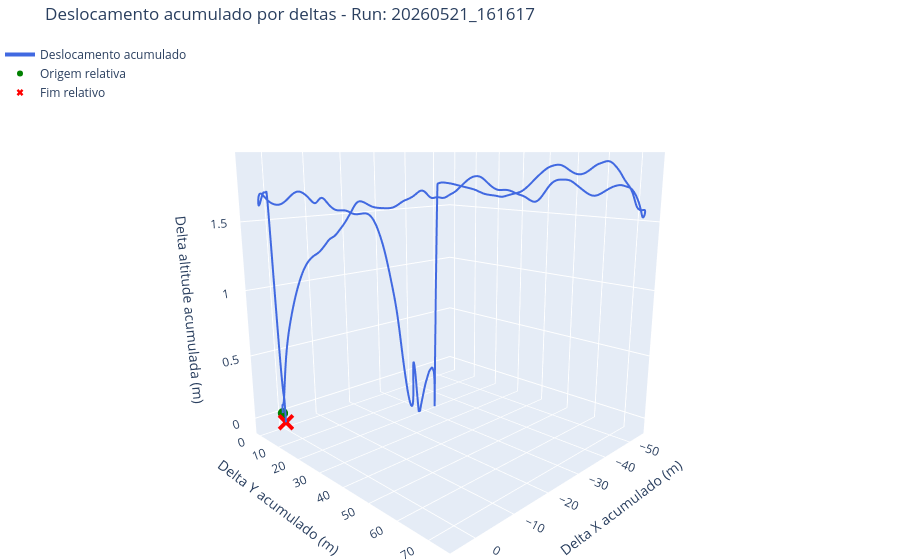
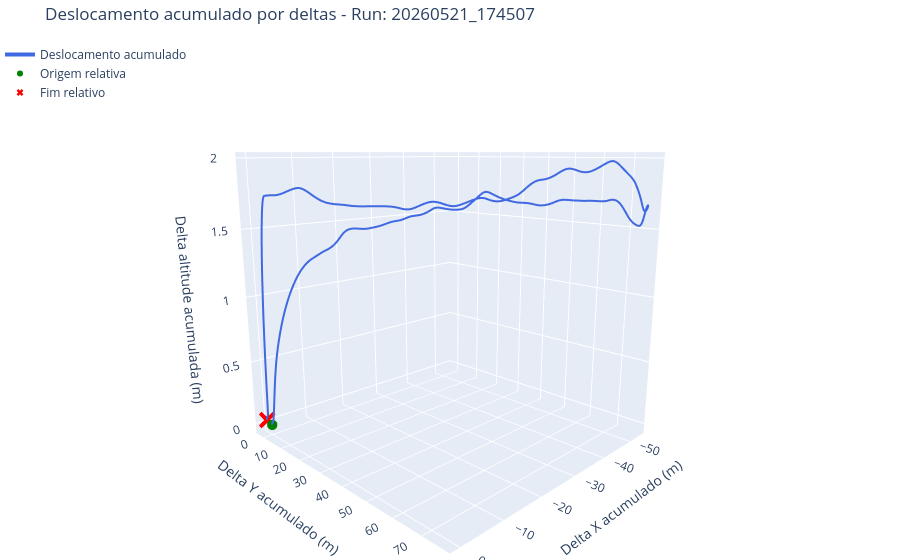
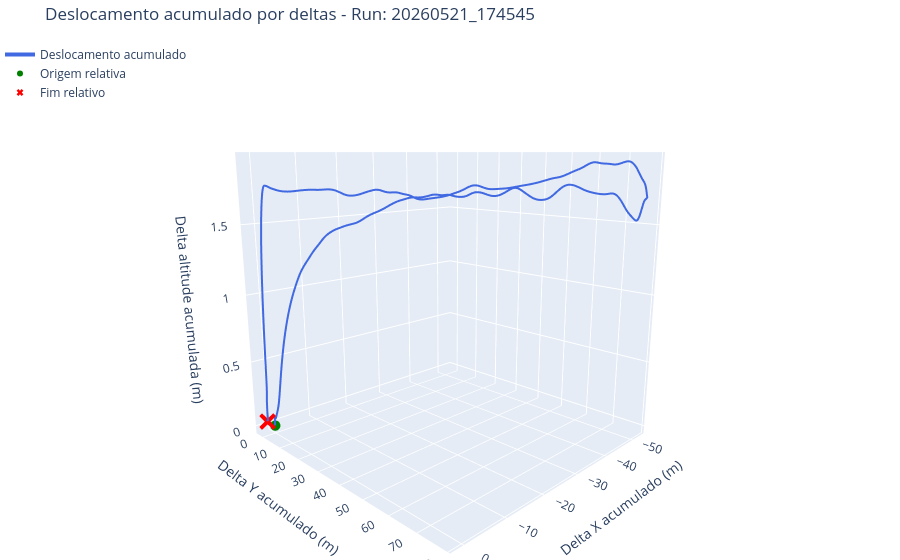
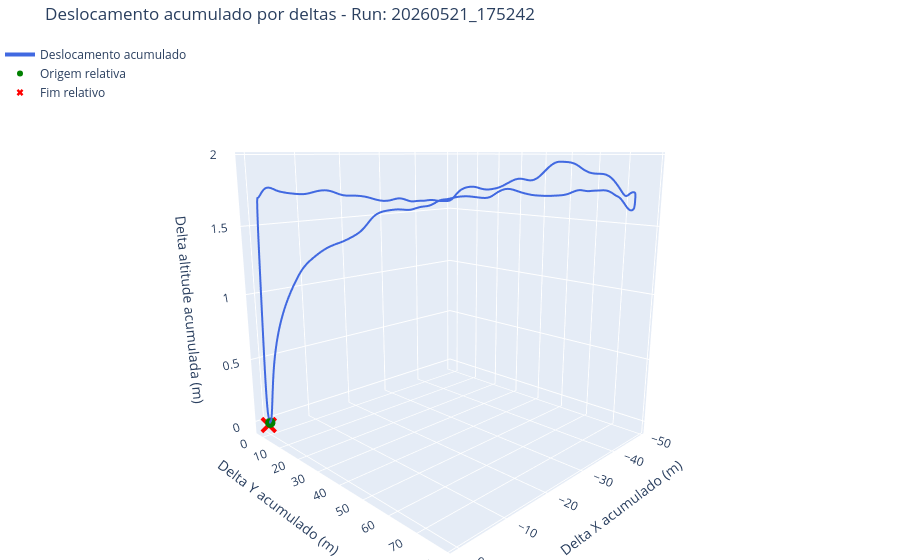

The notebook cell these images were saved under, in order:
### Markdown cell above
### Deslocamento acumulado relativo

### Code cell
for caminho, df in zip(caminhos_ficheiros, lista_dfs):
    timestamp = caminho.parent.name.replace("voo_teste_", "")
    fig_3d = go.Figure()
    fig_3d.add_trace(go.Scatter3d(x=df["x_rel"], y=df["y_rel"], z=df["altitude_rel"], mode="lines", line=dict(color="royalblue", width=4), name="Deslocamento acumulado"))
    fig_3d.add_trace(go.Scatter3d(x=[0.0], y=[0.0], z=[0.0], mode="markers", marker=dict(color="green", size=6), name="Origem relativa"))
    fig_3d.add_trace(go.Scatter3d(x=[df["x_rel"].iloc[-1]], y=[df["y_rel"].iloc[-1]], z=[df["altitude_rel"].iloc[-1]], mode="markers", marker=dict(color="red", size=6, symbol="x"), name="Fim relativo"))
    fig_3d.update_layout(title=f"Deslocamento acumulado por deltas - Run: {timestamp}", scene=dict(xaxis_title="Delta X acumulado (m)", yaxis_title="Delta Y acumulado (m)", zaxis_title="Delta altitude acumulada (m)", camera=dict(eye=dict(x=1.5, y=1.5, z=0.5))), legend=dict(x=0, y=1), margin=dict(l=0, r=0, b=0, t=40))
    fig_3d.show()

### Figure 1 — Plotly figure (JSON) as saved in the notebook; plotly's stock layout.template omitted (floating-point values rounded to 4 significant figures; data arrays with more than 128 entries replaced by an {"elided": "..."} marker saying what was removed)
{"data": [{"line": {"color": "royalblue", "width": 4}, "mode": "lines", "name": "Deslocamento acumulado", "type": "scatter3d", "x": {"elided": "3890 float values"}, "y": {"elided": "3890 float values"}, "z": {"elided": "3890 float values"}}, {"marker": {"color": "green", "size": 6}, "mode": "markers", "name": "Origem relativa", "type": "scatter3d", "x": [0], "y": [0], "z": [0]}, {"marker": {"color": "red", "size": 6, "symbol": "x"}, "mode": "markers", "name": "Fim relativo", "type": "scatter3d", "x": [0.08014], "y": [1.627], "z": [-0.06059]}], "layout": {"legend": {"x": 0, "y": 1}, "margin": {"b": 0, "l": 0, "r": 0, "t": 40}, "scene": {"camera": {"eye": {"x": 1.5, "y": 1.5, "z": 0.5}}, "xaxis": {"title": {"text": "Delta X acumulado (m)"}}, "yaxis": {"title": {"text": "Delta Y acumulado (m)"}}, "zaxis": {"title": {"text": "Delta altitude acumulada (m)"}}}, "title": {"text": "Deslocamento acumulado por deltas - Run: 20260521_161617"}}}

### Figure 2 — Plotly figure (JSON) as saved in the notebook; plotly's stock layout.template omitted (floating-point values rounded to 4 significant figures; data arrays with more than 128 entries replaced by an {"elided": "..."} marker saying what was removed)
{"data": [{"line": {"color": "royalblue", "width": 4}, "mode": "lines", "name": "Deslocamento acumulado", "type": "scatter3d", "x": {"elided": "2921 float values"}, "y": {"elided": "2921 float values"}, "z": {"elided": "2921 float values"}}, {"marker": {"color": "green", "size": 6}, "mode": "markers", "name": "Origem relativa", "type": "scatter3d", "x": [0], "y": [0], "z": [0]}, {"marker": {"color": "red", "size": 6, "symbol": "x"}, "mode": "markers", "name": "Fim relativo", "type": "scatter3d", "x": [0.4164], "y": [-1.78], "z": [0.03117]}], "layout": {"legend": {"x": 0, "y": 1}, "margin": {"b": 0, "l": 0, "r": 0, "t": 40}, "scene": {"camera": {"eye": {"x": 1.5, "y": 1.5, "z": 0.5}}, "xaxis": {"title": {"text": "Delta X acumulado (m)"}}, "yaxis": {"title": {"text": "Delta Y acumulado (m)"}}, "zaxis": {"title": {"text": "Delta altitude acumulada (m)"}}}, "title": {"text": "Deslocamento acumulado por deltas - Run: 20260521_174507"}}}

### Figure 3 — Plotly figure (JSON) as saved in the notebook; plotly's stock layout.template omitted (floating-point values rounded to 4 significant figures; data arrays with more than 128 entries replaced by an {"elided": "..."} marker saying what was removed)
{"data": [{"line": {"color": "royalblue", "width": 4}, "mode": "lines", "name": "Deslocamento acumulado", "type": "scatter3d", "x": {"elided": "3076 float values"}, "y": {"elided": "3076 float values"}, "z": {"elided": "3076 float values"}}, {"marker": {"color": "green", "size": 6}, "mode": "markers", "name": "Origem relativa", "type": "scatter3d", "x": [0], "y": [0], "z": [0]}, {"marker": {"color": "red", "size": 6, "symbol": "x"}, "mode": "markers", "name": "Fim relativo", "type": "scatter3d", "x": [1.212], "y": [-1.228], "z": [0.03769]}], "layout": {"legend": {"x": 0, "y": 1}, "margin": {"b": 0, "l": 0, "r": 0, "t": 40}, "scene": {"camera": {"eye": {"x": 1.5, "y": 1.5, "z": 0.5}}, "xaxis": {"title": {"text": "Delta X acumulado (m)"}}, "yaxis": {"title": {"text": "Delta Y acumulado (m)"}}, "zaxis": {"title": {"text": "Delta altitude acumulada (m)"}}}, "title": {"text": "Deslocamento acumulado por deltas - Run: 20260521_174545"}}}

### Figure 4 — Plotly figure (JSON) as saved in the notebook; plotly's stock layout.template omitted (floating-point values rounded to 4 significant figures; data arrays with more than 128 entries replaced by an {"elided": "..."} marker saying what was removed)
{"data": [{"line": {"color": "royalblue", "width": 4}, "mode": "lines", "name": "Deslocamento acumulado", "type": "scatter3d", "x": {"elided": "3027 float values"}, "y": {"elided": "3027 float values"}, "z": {"elided": "3027 float values"}}, {"marker": {"color": "green", "size": 6}, "mode": "markers", "name": "Origem relativa", "type": "scatter3d", "x": [0], "y": [0], "z": [0]}, {"marker": {"color": "red", "size": 6, "symbol": "x"}, "mode": "markers", "name": "Fim relativo", "type": "scatter3d", "x": [0.132], "y": [-0.5771], "z": [-0.02127]}], "layout": {"legend": {"x": 0, "y": 1}, "margin": {"b": 0, "l": 0, "r": 0, "t": 40}, "scene": {"camera": {"eye": {"x": 1.5, "y": 1.5, "z": 0.5}}, "xaxis": {"title": {"text": "Delta X acumulado (m)"}}, "yaxis": {"title": {"text": "Delta Y acumulado (m)"}}, "zaxis": {"title": {"text": "Delta altitude acumulada (m)"}}}, "title": {"text": "Deslocamento acumulado por deltas - Run: 20260521_175242"}}}
